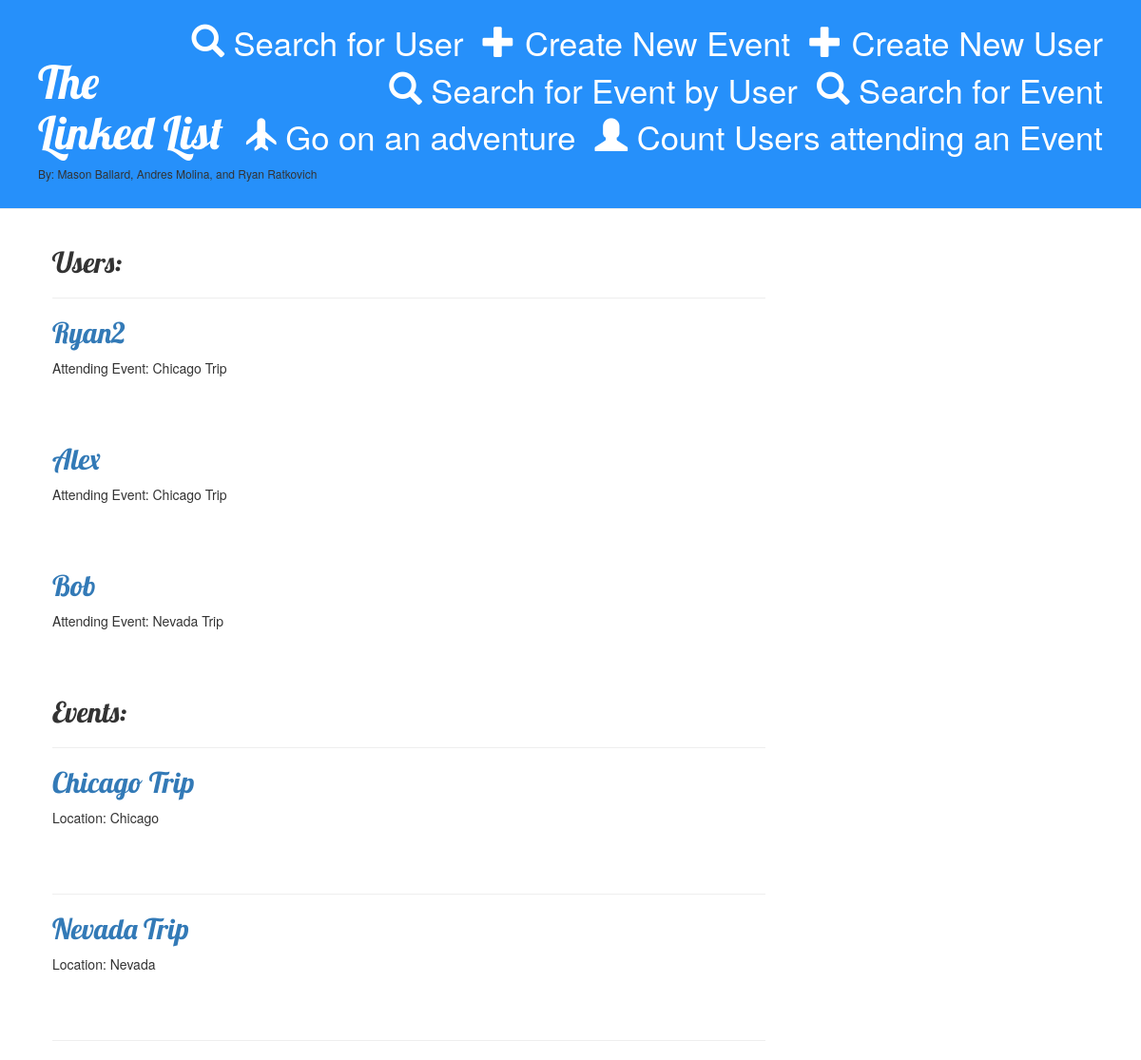
Before: / with the older database file.
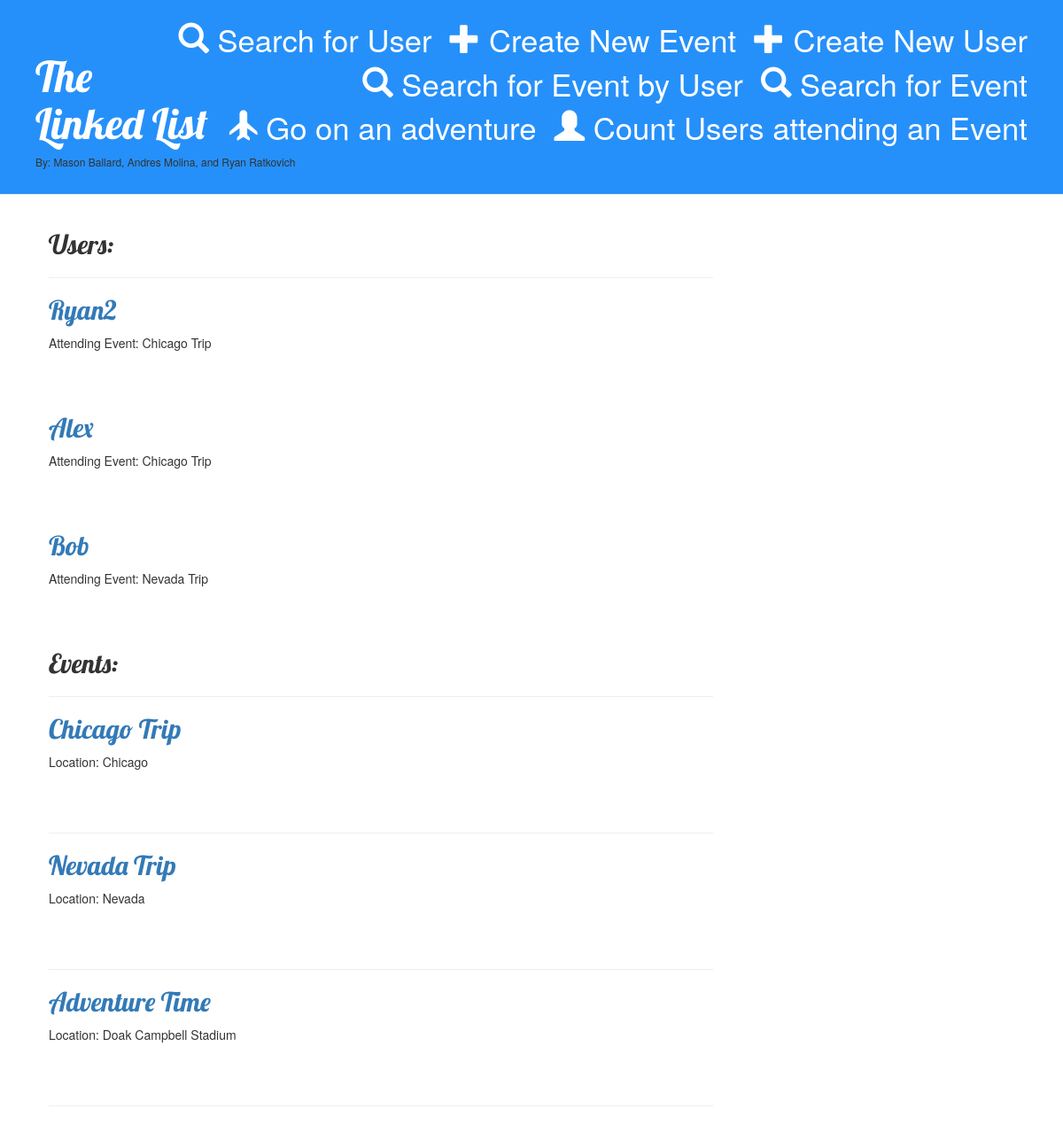
After: the same page with the newer database file.
### api/models.py (models this page shows, shortened)
class User(models.Model):
    username = models.CharField(max_length=20)
    password = models.CharField(max_length=20)
    event = models.CharField(default="",max_length=20)

class Event(models.Model):
    event_name = models.CharField(max_length=20)
    location = models.CharField(max_length=50, default="")
    startTime = models.DateTimeField(default = timezone.now,blank=False, null=False)
    endTime = models.DateTimeField(default = timezone.now,blank=False, null=False)
    description = models.TextField(default="")

### api/views.py (the view)
# urls.py: path('', views.user_list, name='user_list'),
def user_list(request):
    users = User.objects.all()
    events = Event.objects.all()
    return render(request, 'api/user_list.html', {'users': users, 'events': events})

### api/templates/api/user_list.html
{% extends 'api/base.html' %}
{% block content %}
	<h2> Users: </h2>
    <div class="divider py-1 bg-dark"><hr></div>
	{% for user in users %}
	<div class="user">
	    <h2><a href="{% url 'user_detail' pk=user.pk %}">{{ user.username }}</a></h2>
	    <p>Attending Event: {{ user.event|linebreaksbr }}</p>
	</div>
	{% endfor %}
	<h2> Events: </h2>
	<div class="divider py-1 bg-dark"><hr></div>
	{% for event in events %}
	<div class="user">
	    <h2><a href="{% url 'event_detail' pk=event.pk %}">{{ event.event_name }}</a></h2>
	    <p>Location: {{ event.location|linebreaksbr }}</p>
	</div>
	<div class="divider py-1 bg-dark"><hr></div>
	{% endfor %}
{% endblock%}

Changed rows visible on the page:
added Event: event_name "Adventure Time", location "Doak Campbell Stadium"
